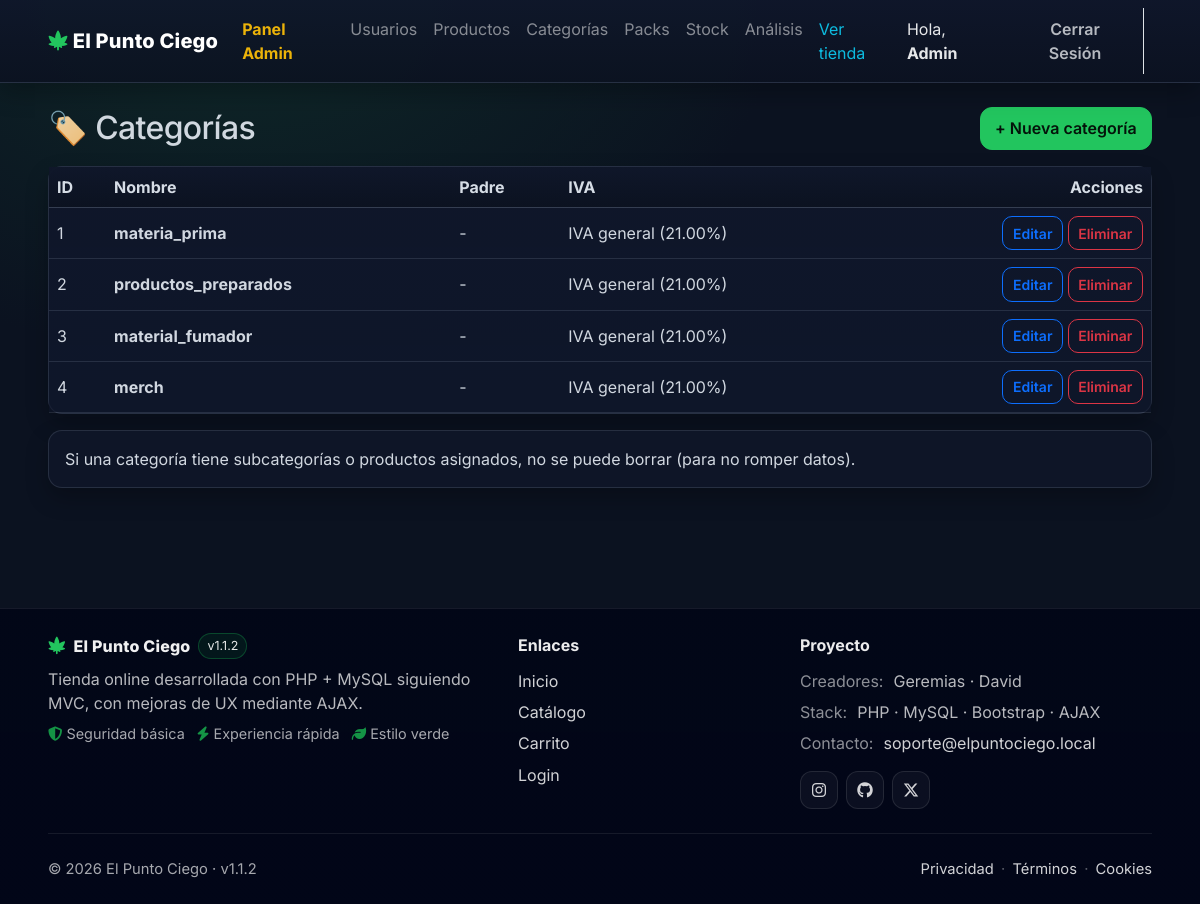
/index.php?c=admin_category&a=index (signed in), run on the app's committed database.
### tables this page shows
CREATE TABLE categories (
    id INT AUTO_INCREMENT,
    name VARCHAR(255) NOT NULL,
    parent_id INT NULL,
    image VARCHAR(255),
    tax_id INT NULL,
    date_create DATETIME NOT NULL DEFAULT CURRENT_TIMESTAMP,
    last_date DATETIME NULL,
    CONSTRAINT pk_categories PRIMARY KEY (id),
    CONSTRAINT fk_categories_parent
        FOREIGN KEY (parent_id) REFERENCES categories(id)
        ON DELETE SET NULL ON UPDATE CASCADE,
    CONSTRAINT fk_categories_tax
        FOREIGN KEY (tax_id) REFERENCES taxes(id)
        ON DELETE SET NULL ON UPDATE CASCADE
);

CREATE TABLE taxes (
    id INT AUTO_INCREMENT,
    name VARCHAR(100) NOT NULL,
    rate_iva  DECIMAL(5,2) NOT NULL,
    CONSTRAINT pk_taxes PRIMARY KEY (id)
);

### controller/admin_category_controller.php (called while the page is built, shortened)
<?php
require_once 'model/CategoryModel.php';
class AdminCategoryController
{
    public function index()
    {
        $categoryModel = new CategoryModel();
        $categories = $categoryModel->getAllWithParentAndTax();
        require 'views/admin/categories/index.php';
        require 'views/layouts/main.php';
    }
}

### model/conectaDB.php (called while the page is built, shortened)
<?php
class DB {
	protected static $instance;
	public static function getInstance() {
		if(empty(self::$instance)) {
			$db_info = array(
				"db_host" => "localhost",
				"db_port" => "3306",
				"db_user" => "root",
				"db_pass" => "",
				"db_name" => "el_punto_ciego"
            );
			try {
				self::$instance = new PDO("mysql:host=".$db_info['db_host'].';port='.$db_info['db_port'].';dbname='.$db_info['db_name'], $db_info['db_user'], $db_info['db_pass']);
				self::$instance->setAttribute(PDO::ATTR_ERRMODE, PDO::ERRMODE_SILENT);
				self::$instance->query('SET NAMES utf8');
				self::$instance->query('SET CHARACTER SET utf8');
			} catch(PDOException $error) {
				echo $error->getMessage();
			}
		}
		return self::$instance;
	}
}
?>

### model/CategoryModel.php (called while the page is built, shortened)
<?php
require_once 'model/conectaDB.php';
class CategoryModel {
    private $db;
    public function __construct() {
        $this->db = DB::getInstance();
    }
    public function getAllWithParentAndTax(): array
    {
        $sql = "SELECT
                c.id, c.name, c.image, c.parent_id, c.tax_id, c.date_create,
                p.name AS parent_name,
                t.name AS tax_name,
                t.rate_iva AS tax_rate
                FROM categories c
                LEFT JOIN categories p ON p.id = c.parent_id
                LEFT JOIN taxes t ON t.id = c.tax_id
                ORDER BY COALESCE(c.parent_id, c.id), c.name ASC";
        $stmt = $this->db->prepare($sql);
        $stmt->execute();
        return $stmt->fetchAll(PDO::FETCH_ASSOC);
    }
}

### views/admin/categories/index.php (the view, shortened to what this page needs)
<div class="d-flex justify-content-between align-items-center mb-3">
  <h2 class="mb-0">🏷️ Categorías</h2>
  <a class="btn btn-success" href="index.php?c=admin_category&a=create">+ Nueva categoría</a>
</div>
<div class="card shadow-sm">
  <div class="table-responsive">
    <table class="table table-hover align-middle mb-0">
      <thead class="table-dark">
        <tr>
          <th>ID</th>
          <th>Nombre</th>
          <th>Padre</th>
          <th>IVA</th>
          <th class="text-end">Acciones</th>
        </tr>
      </thead>
      <tbody>
        <?php foreach ($categories as $c): ?>
          <tr>
            <td><?php echo (int)$c['id']; ?></td>
            <td><strong><?php echo htmlspecialchars($c['name']); ?></strong></td>
            <td><?php echo htmlspecialchars($c['parent_name'] ?? '-'); ?></td>
            <td>
              <?php if (!empty($c['tax_name'])): ?>
                <?php echo htmlspecialchars($c['tax_name']); ?> (<?php echo number_format((float)$c['tax_rate'], 2); ?>%)
              <?php else: ?>
                -
              <?php endif; ?>
            </td>
            <td class="text-end">
              <a class="btn btn-sm btn-outline-primary"
                 href="index.php?c=admin_category&a=edit&id=<?php echo (int)$c['id']; ?>">
                Editar
              </a>
              <form class="d-inline" method="POST" action="index.php?c=admin_category&a=delete"
                    onsubmit="return confirm('¿Eliminar categoría?');">
                <button class="btn btn-sm btn-outline-danger">Eliminar</button>
              </form>
            </td>
          </tr>
        <?php endforeach; ?>
      </tbody>
    </table>
  </div>
</div>
<div class="alert alert-info mt-3 mb-0">
  Si una categoría tiene subcategorías o productos asignados, no se puede borrar (para no romper datos).
</div>

### public/css/styles.css (style rules this page uses)
:root { --pc-primary: #00b66a; --pc-primary-600: #16a36b; --pc-primary-700: #15803d; --pc-bg: #0b1220; --pc-surface: #0f172a; --pc-surface-2: #111c33; --pc-muted: #94a3b8; --pc-text: #e5e7eb; --pc-border: rgba(148,163,184,.18); --pc-border-2: rgba(148,163,184,.28); --pc-ring: rgba(34, 197, 94, .25); --pc-radius: 14px; --pc-radius-sm: 10px; --pc-shadow: 0 14px 30px rgba(0,0,0,.35); --pc-shadow-sm: 0 10px 22px rgba(0,0,0,.25); --pc-bg: #0b1220; --pc-surface: #0f172a; --pc-surface-2: rgba(15,23,42,.55); --pc-border: rgba(148,163,184,.18); --pc-border-2: rgba(148,163,184,.28); --pc-text: rgba(226,232,240,.92); --pc-muted: rgba(148,163,184,.78); --pc-primary: #22c55e; --pc-primary-600: #16a34a; }
html, body { font-family: Inter, system-ui, -apple-system, Segoe UI, Roboto, Arial, sans-serif; }
body, body.bg-light { background: radial-gradient(1200px 800px at 20% 0%, rgba(34,197,94,.12) 0%, rgba(11,18,32,1) 45%), radial-gradient(900px 600px at 85% 20%, rgba(34,197,94,.08) 0%, rgba(11,18,32,1) 55%), var(--pc-bg) !important; color: var(--pc-text); min-height: 100vh; }
.card { background: linear-gradient(180deg, var(--pc-surface) 0%, rgba(15,23,42,.92) 100%) !important; color: var(--pc-text); border-radius: var(--pc-radius); border: 1px solid var(--pc-border); box-shadow: var(--pc-shadow-sm); }
.shadow-sm, .shadow { box-shadow: var(--pc-shadow-sm) !important; }
h1, h2, h3, h4, h5 { letter-spacing: -0.02em; color: var(--pc-text); }
.btn { border-radius: 12px; font-weight: 600; padding: .55rem .9rem; transition: transform .08s ease, box-shadow .12s ease, background-color .12s ease, border-color .12s ease; }
.btn-success, .btn-primary { background: var(--pc-primary) !important; border-color: var(--pc-primary) !important; color: #04130a !important; }
.alert { border-radius: var(--pc-radius); border: 1px solid var(--pc-border); box-shadow: var(--pc-shadow-sm); background: rgba(15,23,42,.80) !important; color: var(--pc-text) !important; }
a { text-decoration: none; }
.table { --bs-table-bg: transparent; --bs-table-color: var(--pc-text); --bs-table-border-color: var(--pc-border); --bs-table-striped-bg: rgba(15,23,42,.45); --bs-table-striped-color: var(--pc-text); --bs-table-hover-bg: rgba(34,197,94,.10); --bs-table-hover-color: var(--pc-text); margin-bottom: 0 !important; }
.table > :not(caption) > * > * { background-color: rgba(15,23,42,.55) !important; color: var(--pc-text) !important; border-color: var(--pc-border) !important; }
.table thead.table-dark { --bs-table-bg: rgba(11,18,32,.95); --bs-table-color: rgba(226,232,240,.95); }
.table thead.table-dark th { background: linear-gradient(180deg, rgba(15,23,42,.95) 0%, rgba(11,18,32,.95) 100%) !important; color: rgba(226,232,240,.95) !important; border-bottom: 1px solid var(--pc-border-2) !important; }
.table .btn.btn-sm { border-radius: 10px !important; padding: .35rem .6rem !important; }

### data on the page
categories: id "1", name "materia_prima", parent_name "-", tax.name "IVA general", tax.rate_iva "21.00"
categories: id "2", name "productos_preparados", parent_name "-", tax.name "IVA general", tax.rate_iva "21.00"
categories: id "3", name "material_fumador", parent_name "-", tax.name "IVA general", tax.rate_iva "21.00"
categories: id "4", name "merch", parent_name "-", tax.name "IVA general", tax.rate_iva "21.00"

### other printed values
$_SESSION['user_name'] "Admin"
$appName "El Punto Ciego"
$appVersion "v1.1.2"
implode(' · ', $creators) "Geremias · David"
